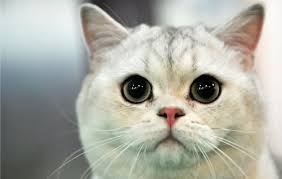
//> input picture C ++/10-opencv/Alıstırmalar - Goruntu/test.jpg, 282 x 179 px, given in place of the camera
$ ./02_opencv   (built with g++ and OpenCV 4)
//> lines starting //> are read from the running program, lines starting //| are printed output that depends on the picture; after the words box and inside, x2 and y2 are one past the last pixel; in counts of white or black regions, pixels touching at a corner belong together
/*
🧩 SORU 3 — CANLI AKIŞTA CANNY KENARLARI

Görevlerin:

1) Kamerayı aç:
      cv::VideoCapture cap(0);

2) Kamera açılmazsa programı bitir.

3) Sonsuz döngüde:
      - Frame oku
      - Frame boşsa break

4) Frame'i griye çevir:
      cv::cvtColor(frame, gray, cv::COLOR_BGR2GRAY);

5) Gri görüntüye hafif blur uygula:
      cv::GaussianBlur(gray, blur, Size(5,5), 0);
   Not: Canny gürültüye hassas, blur ile yumuşatıyoruz.

6) Canny kenar tespiti uygula:
      cv::Canny(blur, edges, 100, 200);
   Not (yorum satırı olarak yaz):
      - lower threshold: 100
      - upper threshold: 200

7) Aşağıdaki pencereleri göster:
      - "Orijinal" → frame
      - "Gri"      → gray
      - "Canny"    → edges

8) waitKey(1) ile 'q' basılınca çık.

9) En sonda cap.release() + destroyAllWindows().

Aşağıdaki main fonksiyonunu doldur:
*/

// int main()
// {
//     // 1) Kamerayı aç

//     // 2) Açılmadıysa çık

//     // 3) Sonsuz döngü

//         // Frame, gray, blur, edges tanımla

//         // Frame oku

//         // Frame boşsa break

//         // 4) Griye çevir

//         // 5) Blur uygula

//         // 6) Canny uygula

//         // 7) Orijinal, Gri, Canny göster

//         // 8) 'q' gelirse çık

//     // 9) Kaynakları temizle

//     return 0;
// }

#include <iostream>
#include <opencv2/opencv.hpp>

int main()
{
    // 1) Kamerayı aç
    cv::VideoCapture cap(0);

    // 2) Açılmadıysa çık
    if (!cap.isOpened())
    {
        std::cout << "Kamera acilmadi..." << std::endl;
        return -1;
    }

    while (true)
    {
        cv::Mat frame;
        cv::Mat gray;
        cv::Mat blur;
        cv::Mat edges;

        // Frame oku
        cap.read(frame);
//> frame is the input picture: 179 rows x 282 cols, CV_8UC3; mean B, G, R 162.8, 172.2, 171.5
        if (frame.empty())
        {
            std::cout << "Frame okunamadi, cikiliyor..." << std::endl;
            break;
        }

        // 4) Griye çevir
        cv::cvtColor(frame, gray, cv::COLOR_BGR2GRAY);
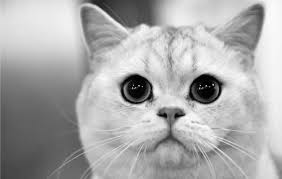
//> gray: 179 rows x 282 cols, CV_8UC1; min 0, max 255, mean 170.9

        // 5) Gaussian blur uygula
        // Canny öncesi gürültüyü azaltmak için:
        cv::GaussianBlur(gray, blur, cv::Size(5, 5), 0);

        // 6) Canny kenar tespiti
        // 100 -> lower threshold
        // 200 -> upper threshold
        cv::Canny(blur, edges, 100, 200);
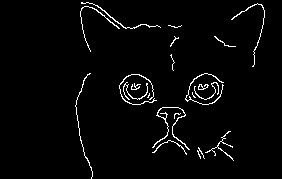
//> edges: 179 rows x 282 cols, CV_8UC1; 2.7% white in thin lines or dots, all inside (x1, y1, x2, y2) = (75, 2, 265, 179)

        // 7) Pencereleri göster
        cv::imshow("Orijinal", frame);
        cv::imshow("Gri", gray);
        cv::imshow("Canny", edges);

        // 8) 'q' gelirse çık
        char c = static_cast<char>(cv::waitKey(1));
//> the 'q' key is pressed
        if (c == 'q' || c == 'Q')
        {
            break;
        }
    }

    // 9) Kaynakları temizle
    cap.release();
    cv::destroyAllWindows();

    return 0;
}
